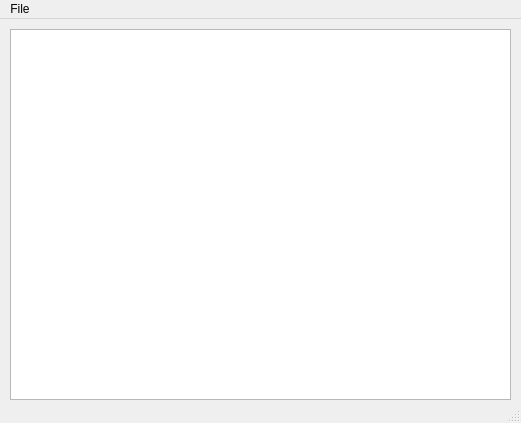
<?xml version="1.0" encoding="UTF-8"?>
<ui version="4.0">
 <class>MainWindow</class>
 <widget class="QMainWindow" name="MainWindow">
  <property name="geometry">
   <rect>
    <x>0</x>
    <y>0</y>
    <width>521</width>
    <height>423</height>
   </rect>
  </property>
  <property name="windowTitle">
   <string>MainWindow</string>
  </property>
  <widget class="QWidget" name="centralwidget">
   <widget class="QTextEdit" name="textEdit">
    <property name="geometry">
     <rect>
      <x>10</x>
      <y>10</y>
      <width>501</width>
      <height>371</height>
     </rect>
    </property>
   </widget>
  </widget>
  <widget class="QMenuBar" name="menubar">
   <property name="geometry">
    <rect>
     <x>0</x>
     <y>0</y>
     <width>521</width>
     <height>23</height>
    </rect>
   </property>
   <widget class="QMenu" name="menuFile">
    <property name="title">
     <string>File</string>
    </property>
    <addaction name="actionOpen"/>
    <addaction name="actionSave"/>
   </widget>
   <addaction name="menuFile"/>
  </widget>
  <widget class="QStatusBar" name="statusbar"/>
  <action name="actionOpen">
   <property name="text">
    <string>Open</string>
   </property>
   <property name="shortcut">
    <string>Ctrl+O</string>
   </property>
  </action>
  <action name="actionSave">
   <property name="text">
    <string>Save</string>
   </property>
  </action>
 </widget>
 <resources/>
 <connections/>
</ui>
